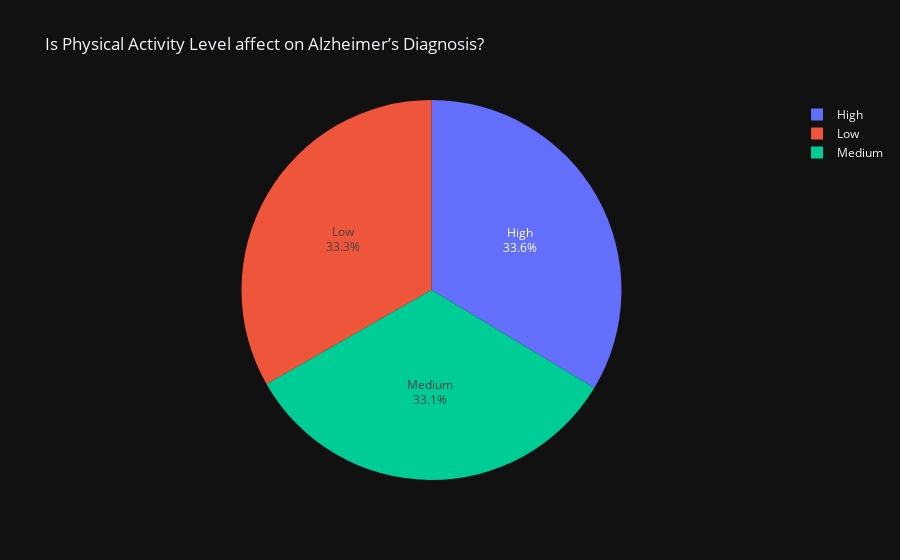

The cell this chart's notebook holds for it:
### Markdown cell above
## What affects the diagnosis of Alzheimer's disease?

### Code cell
fig = px.pie(values = df['Physical Activity Level'][df['Alzheimer’s Diagnosis'] == 'Yes'].value_counts(),
             names = df['Physical Activity Level'][df['Alzheimer’s Diagnosis'] == 'Yes'].value_counts().index,
             template = 'plotly_dark',
             title = 'Is Physical Activity Level affect on Alzheimer’s Diagnosis?'
             ).update_traces(textinfo='label+percent')

fig.show()

### Figure 1 — Plotly figure (JSON) as saved in the notebook; plotly's stock layout.template omitted (floating-point values rounded to 4 significant figures)
{"data": [{"domain": {"x": [0, 1], "y": [0, 1]}, "hovertemplate": "label=%{label}<br>value=%{value}<extra></extra>", "labels": ["High", "Low", "Medium"], "legendgroup": "", "name": "", "showlegend": true, "textinfo": "label+percent", "type": "pie", "values": [10328, 10218, 10167]}], "layout": {"legend": {"tracegroupgap": 0}, "title": {"text": "Is Physical Activity Level affect on Alzheimer’s Diagnosis?"}}}
